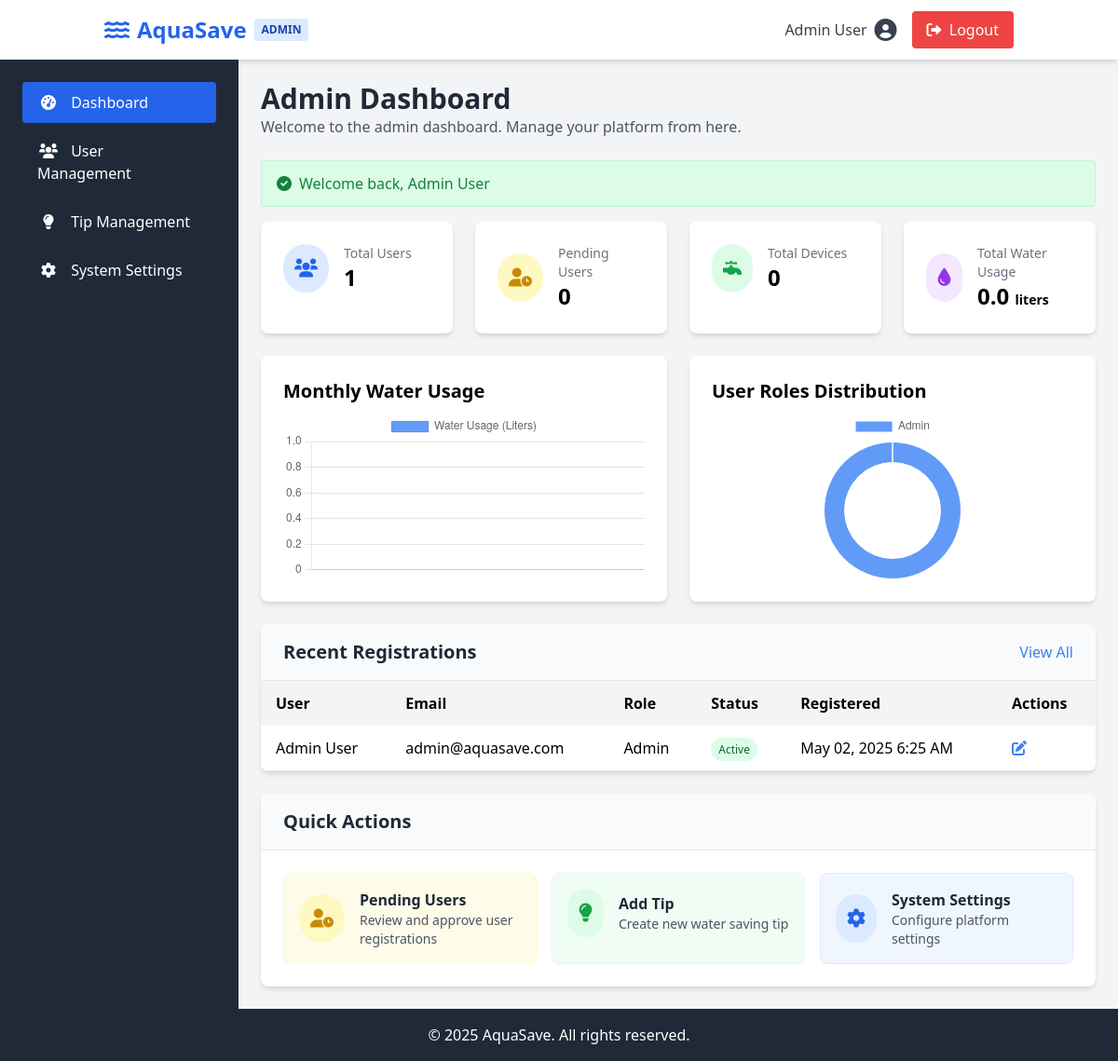
/admin/index.php (signed in), run on the app's committed database.
### tables this page shows
CREATE TABLE IF NOT EXISTS users (
    id INT AUTO_INCREMENT PRIMARY KEY,
    email VARCHAR(100) UNIQUE NOT NULL,
    password VARCHAR(255) NOT NULL,
    first_name VARCHAR(50) NOT NULL,
    last_name VARCHAR(50) NOT NULL,
    address TEXT,
    city VARCHAR(50),
    state VARCHAR(50),
    zip_code VARCHAR(20),
    phone VARCHAR(20),
    role ENUM('admin', 'user', 'service_provider', 'expert') NOT NULL DEFAULT 'user',
    status ENUM('pending', 'active', 'inactive') NOT NULL DEFAULT 'pending',
    created_at TIMESTAMP DEFAULT CURRENT_TIMESTAMP,
    updated_at TIMESTAMP DEFAULT CURRENT_TIMESTAMP ON UPDATE CURRENT_TIMESTAMP
);

### admin/index.php (the view, shortened to what this page needs)
<?php
require_once '../config.php';
$page_title = 'Admin Dashboard';
$active_page = 'dashboard';
$conn = connect_db();
$stmt = $conn->prepare("SELECT COUNT(*) as count FROM users");
$stmt->execute();
$result = $stmt->get_result();
$total_users = $result->fetch_assoc()['count'];
$stmt = $conn->prepare("SELECT COUNT(*) as count FROM users WHERE status = 'pending'");
$stmt->execute();
$result = $stmt->get_result();
$pending_users = $result->fetch_assoc()['count'];
$stmt = $conn->prepare("SELECT COUNT(*) as count FROM devices");
$stmt->execute();
$result = $stmt->get_result();
$total_devices = $result->fetch_assoc()['count'];
$stmt = $conn->prepare("SELECT SUM(usage_amount) as total FROM water_usage");
$stmt->execute();
$result = $stmt->get_result();
$total_water_usage = $result->fetch_assoc()['total'] ?? 0;
$stmt = $conn->prepare("SELECT id, email, first_name, last_name, role, status, created_at FROM users ORDER BY created_at DESC LIMIT 5");
$stmt->execute();
$recent_users = $stmt->get_result();
$months = [];
$monthly_data = [];
?>
<!DOCTYPE html>
<html lang="en">
<head>
    <script src="https://cdn.tailwindcss.com"></script>
    <link rel="stylesheet" href="https://cdnjs.cloudflare.com/ajax/libs/font-awesome/6.0.0/css/all.min.css">
</head>
<body class="bg-gray-100 font-sans min-h-screen flex flex-col">
    <header class="bg-white shadow-md">
        <nav class="container mx-auto px-6 py-3 flex justify-between items-center">
            <div class="flex items-center">
                <a href="../index.php" class="text-2xl font-bold text-blue-600"><i class="fas fa-water mr-2"></i>AquaSave</a>
                <span class="ml-2 px-2 py-1 bg-blue-100 text-blue-800 text-xs font-semibold rounded">ADMIN</span>
            </div>
            <div class="flex items-center space-x-4">
                <div class="relative group">
                    <button class="flex items-center text-gray-700 focus:outline-none">
                        <span class="mr-2"><?php echo $_SESSION['user_name']; ?></span>
                        <i class="fas fa-user-circle text-2xl"></i>
                    </button>
                </div>
                <a href="../auth/logout.php" class="px-4 py-2 bg-red-500 text-white rounded hover:bg-red-600">
                    <i class="fas fa-sign-out-alt mr-1"></i> Logout
                </a>
            </div>
        </nav>
    </header>
    <div class="flex flex-1">
        <aside class="w-64 bg-gray-800 text-white hidden md:block">
            <div class="p-6">
                <nav>
                    <ul class="space-y-2">
                        <li>
                            <a href="index.php" class="block py-2.5 px-4 rounded transition duration-200 <?php echo $active_page === 'dashboard' ? 'bg-blue-600' : 'hover:bg-gray-700'; ?>">
                                <i class="fas fa-tachometer-alt w-6 text-center"></i>
                                <span class="ml-2">Dashboard</span>
                            </a>
                        </li>
                        <li>
                            <a href="users.php" class="block py-2.5 px-4 rounded transition duration-200 <?php echo $active_page === 'users' ? 'bg-blue-600' : 'hover:bg-gray-700'; ?>">
                                <i class="fas fa-users w-6 text-center"></i>
                                <span class="ml-2">User Management</span>
                            </a>
                        </li>
                        <li>
                            <a href="tips.php" class="block py-2.5 px-4 rounded transition duration-200 <?php echo $active_page === 'tips' ? 'bg-blue-600' : 'hover:bg-gray-700'; ?>">
                                <i class="fas fa-lightbulb w-6 text-center"></i>
                                <span class="ml-2">Tip Management</span>
                            </a>
                        </li>
                        <li>
                            <a href="settings.php" class="block py-2.5 px-4 rounded transition duration-200 <?php echo $active_page === 'settings' ? 'bg-blue-600' : 'hover:bg-gray-700'; ?>">
                                <i class="fas fa-cog w-6 text-center"></i>
                                <span class="ml-2">System Settings</span>
                            </a>
                        </li>
                    </ul>
                </nav>
            </div>
        </aside>
        <main class="flex-1 p-6">
            <div class="mb-6">
                <h1 class="text-3xl font-bold text-gray-800"><?php echo $page_title; ?></h1>
                <p class="text-gray-600">Welcome to the admin dashboard. Manage your platform from here.</p>
            </div>
            <?php echo display_message(); ?>
            <div class="grid grid-cols-1 md:grid-cols-2 lg:grid-cols-4 gap-6 mb-6">
                <div class="bg-white p-6 rounded-lg shadow-md">
                    <div class="flex items-center">
                        <div class="rounded-full bg-blue-100 p-3 mr-4">
                            <i class="fas fa-users text-blue-600 text-xl"></i>
                        </div>
                        <div>
                            <p class="text-sm text-gray-500">Total Users</p>
                            <p class="text-2xl font-bold"><?php echo $total_users; ?></p>
                        </div>
                    </div>
                </div>
                <div class="bg-white p-6 rounded-lg shadow-md">
                    <div class="flex items-center">
                        <div class="rounded-full bg-yellow-100 p-3 mr-4">
                            <i class="fas fa-user-clock text-yellow-600 text-xl"></i>
                        </div>
                        <div>
                            <p class="text-sm text-gray-500">Pending Users</p>
                            <p class="text-2xl font-bold"><?php echo $pending_users; ?></p>
                        </div>
                    </div>
                </div>
                <div class="bg-white p-6 rounded-lg shadow-md">
                    <div class="flex items-center">
                        <div class="rounded-full bg-green-100 p-3 mr-4">
                            <i class="fas fa-faucet text-green-600 text-xl"></i>
                        </div>
                        <div>
                            <p class="text-sm text-gray-500">Total Devices</p>
                            <p class="text-2xl font-bold"><?php echo $total_devices; ?></p>
                        </div>
                    </div>
                </div>
                <div class="bg-white p-6 rounded-lg shadow-md">
                    <div class="flex items-center">
                        <div class="rounded-full bg-purple-100 p-3 mr-4">
                            <i class="fas fa-tint text-purple-600 text-xl"></i>
                        </div>
                        <div>
                            <p class="text-sm text-gray-500">Total Water Usage</p>
                            <p class="text-2xl font-bold"><?php echo number_format($total_water_usage, 1); ?> <span class="text-sm">liters</span></p>
                        </div>
                    </div>
                </div>
            </div>
            <div class="grid grid-cols-1 lg:grid-cols-2 gap-6 mb-6">
                <div class="bg-white p-6 rounded-lg shadow-md">
                    <h2 class="text-xl font-bold mb-2">Monthly Water Usage</h2>
                    <div style="height: 180px;">
                        <canvas id="monthlyUsageChart"></canvas>
                    </div>
                </div>
                <div class="bg-white p-6 rounded-lg shadow-md">
                    <h2 class="text-xl font-bold mb-2">User Roles Distribution</h2>
                    <?php
                    $conn = connect_db();
                    $stmt = $conn->prepare("SELECT role, COUNT(*) as count FROM users GROUP BY role");
                    $stmt->execute();
                    $roles_result = $stmt->get_result();
                    $roles = [];
                    $role_counts = [];
                    while ($row = $roles_result->fetch_assoc()) {
                        $roles[] = ucfirst($row['role']);
                        $role_counts[] = $row['count'];
                    }
                    ?>
                    <div style="height: 180px;">
                        <canvas id="userRolesChart"></canvas>
                    </div>
                </div>
            </div>
            <div class="bg-white rounded-lg shadow-md overflow-hidden mb-6">
                <div class="flex justify-between items-center px-6 py-4 bg-gray-50 border-b">
                    <h2 class="text-xl font-bold text-gray-800">Recent Registrations</h2>
                    <a href="users.php" class="text-blue-500 hover:underline">View All</a>
                </div>
                <?php if ($recent_users->num_rows > 0): ?>
                    <div class="overflow-x-auto">
                        <table class="min-w-full">
                            <thead>
                                <tr class="bg-gray-100">
                                    <th class="py-3 px-4 text-left">User</th>
                                    <th class="py-3 px-4 text-left">Email</th>
                                    <th class="py-3 px-4 text-left">Role</th>
                                    <th class="py-3 px-4 text-left">Status</th>
                                    <th class="py-3 px-4 text-left">Registered</th>
                                    <th class="py-3 px-4 text-left">Actions</th>
                                </tr>
                            </thead>
                            <tbody>
                                <?php while ($user = $recent_users->fetch_assoc()): ?>
                                    <tr class="border-b hover:bg-gray-50">
                                        <td class="py-3 px-4 font-medium"><?php echo $user['first_name'] . ' ' . $user['last_name']; ?></td>
                                        <td class="py-3 px-4"><?php echo $user['email']; ?></td>
                                        <td class="py-3 px-4"><?php echo ucfirst($user['role']); ?></td>
                                        <td class="py-3 px-4">
                                            <span class="px-2 py-1 rounded-full text-xs <?php echo $user['status'] === 'active' ? 'bg-green-100 text-green-800' : ($user['status'] === 'pending' ? 'bg-yellow-100 text-yellow-800' : 'bg-red-100 text-red-800'); ?>">
                                                <?php echo ucfirst($user['status']); ?>
                                            </span>
                                        </td>
                                        <td class="py-3 px-4"><?php echo date('M d, Y g:i A', strtotime($user['created_at'])); ?></td>
                                        <td class="py-3 px-4">
                                            <a href="users.php?action=edit&id=<?php echo $user['id']; ?>" class="text-blue-500 hover:text-blue-700 mr-2">
                                                <i class="fas fa-edit"></i>
                                            </a>
                                        </td>
                                    </tr>
                                <?php endwhile; ?>
                            </tbody>
                        </table>
                    </div>
                <?php else: ?>
                    <div class="p-6 text-center">
                        <p class="text-gray-600">No recent user registrations found.</p>
                    </div>
                <?php endif; ?>
            </div>
            <div class="bg-white rounded-lg shadow-md overflow-hidden">
                <div class="px-6 py-4 bg-gray-50 border-b">
                    <h2 class="text-xl font-bold text-gray-800">Quick Actions</h2>
                </div>
                <div class="p-6 grid grid-cols-1 md:grid-cols-3 gap-4">
                    <a href="users.php?action=pending" class="bg-yellow-50 p-4 rounded-lg border border-yellow-100 hover:bg-yellow-100 transition duration-300">
                        <div class="flex items-center">
                            <div class="rounded-full bg-yellow-100 p-3 mr-4">
                                <i class="fas fa-user-clock text-yellow-600 text-xl"></i>
                            </div>
                            <div>
                                <p class="font-bold text-gray-800">Pending Users</p>
                                <p class="text-sm text-gray-600">Review and approve user registrations</p>
                            </div>
                        </div>
                    </a>
                    <a href="tips.php?action=add" class="bg-green-50 p-4 rounded-lg border border-green-100 hover:bg-green-100 transition duration-300">
                        <div class="flex items-center">
                            <div class="rounded-full bg-green-100 p-3 mr-4">
                                <i class="fas fa-lightbulb text-green-600 text-xl"></i>
                            </div>
                            <div>
                                <p class="font-bold text-gray-800">Add Tip</p>
                                <p class="text-sm text-gray-600">Create new water saving tip</p>
                            </div>
                        </div>
                    </a>
                    <a href="settings.php" class="bg-blue-50 p-4 rounded-lg border border-blue-100 hover:bg-blue-100 transition duration-300">
                        <div class="flex items-center">
                            <div class="rounded-full bg-blue-100 p-3 mr-4">
                                <i class="fas fa-cog text-blue-600 text-xl"></i>
                            </div>
                            <div>
                                <p class="font-bold text-gray-800">System Settings</p>
                                <p class="text-sm text-gray-600">Configure platform settings</p>
                            </div>
                        </div>
                    </a>
                </div>
            </div>
        </main>
    </div>
    <footer class="bg-gray-800 text-white py-4 mt-auto">
        <div class="container mx-auto px-6 text-center">
            <p>&copy; <?php echo date('Y'); ?> AquaSave. All rights reserved.</p>
        </div>
    </footer>
    <script>
    // Monthly Water Usage Chart
    const monthlyUsageCtx = document.getElementById('monthlyUsageChart').getContext('2d');
    const monthlyUsageChart = new Chart(monthlyUsageCtx, {
        type: 'bar',
        data: {
            labels: <?php echo json_encode($months); ?>,
            datasets: [{
                label: 'Water Usage (Liters)',
                data: <?php echo json_encode($monthly_data); ?>,
                backgroundColor: 'rgba(59, 130, 246, 0.8)',
                borderWidth: 1
            }]
        },
        options: {
            maintainAspectRatio: false,
            responsive: true,
            scales: {
                y: {
                    beginAtZero: true
                }
            }
        }
    });
    // User Roles Chart
    const userRolesCtx = document.getElementById('userRolesChart').getContext('2d');
    const userRolesChart = new Chart(userRolesCtx, {
        type: 'doughnut',
        data: {
            labels: <?php echo json_encode($roles); ?>,
            datasets: [{
                data: <?php echo json_encode($role_counts); ?>,
                backgroundColor: [
                    'rgba(59, 130, 246, 0.8)',
                    'rgba(16, 185, 129, 0.8)',
                    'rgba(139, 92, 246, 0.8)',
                    'rgba(249, 115, 22, 0.8)'
                ],
                borderWidth: 1
            }]
        },
        options: {
            responsive: true,
            maintainAspectRatio: false,
            cutout: '70%'
        }
    });
    </script>
</body>
</html>

### data on the page
users: first_name "Admin", last_name "User", email "admin@aquasave.com", role "Admin", status "Active", created_at "May 02, 2025 6:25 AM"

### other printed values
$_SESSION['user_name'] "Admin User"
$page_title "Admin Dashboard"
$message "Welcome back, Admin User"
$total_users "1"
$pending_users "0"
$total_devices "0"
$total_water_usage "0.0"
chart data {{ json_encode($roles) }} ["Admin"]
